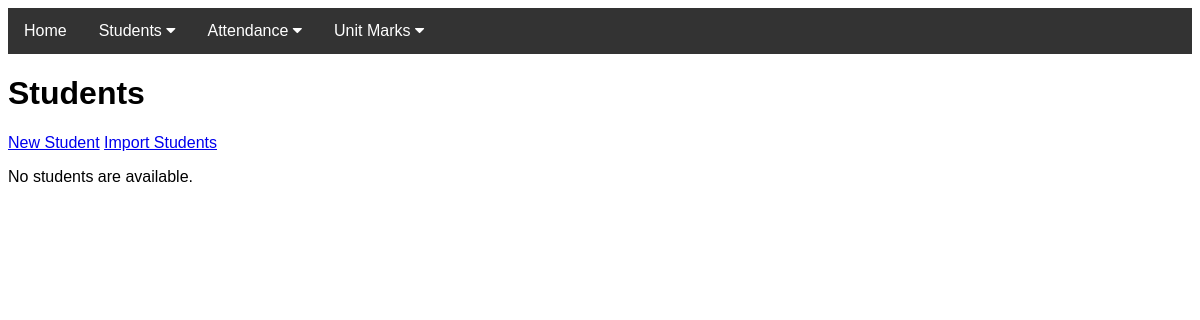
Before: /n/i/ with the older database file.
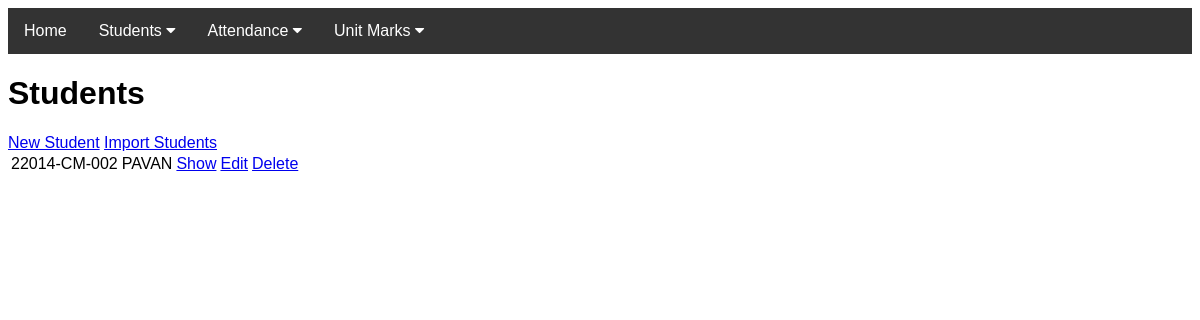
After: the same page with the newer database file.
### mbts/models.py (models this page shows, shortened)
class Students(models.Model):
    pin = models.CharField(max_length=20, primary_key=True)
    sname=models.CharField(max_length=20)
    fname=models.CharField(max_length=20)
    address=models.CharField(max_length=30)
    village=models.CharField(max_length=20)
    mandal=models.CharField(max_length=20)
    dist=models.CharField(max_length=20)
    phno=models.CharField(max_length=12)
    fphno=models.CharField(max_length=12)
    email=models.CharField(max_length=30)
    dob =  models.DateTimeField(default='2020-1-1')
    gender=models.CharField(max_length=1)

### mbts/views/student.py (the view)
# urls.py: path("i/", student.index, name="student_index"),
def index(request):
    sl = Students.objects.all
    context = {"sl": sl}
    return render(request, "students/index.html", context)

### mbts/templates/students/index.html
{% extends "base.html" %}
{% block content %}
<h1>Students</h1>
<a href="{% url 'newst' %}">New Student</a>
<a href="{% url 'student_upload' %}">Import Students</a>
{% if sl %}
    <table>
    {% for s in sl %}
    <tr>
        <td>{{s.pin}}</td>
        <td>{{s.sname}}</td>
        <td><a href="{% url 'student_show' s.pin %}">Show</a></td>
        <td><a href="{% url 'student_edit' s.pin %}">Edit</a></td>
        <td><a href="{% url 'student_delete' s.pin %}">Delete</a></td>
    </tr>
    {% endfor %}
    </table>
{% else %}
    <p>No students are available.</p>
{% endif %}
{% endblock %}

Changed rows visible on the page:
added Students: pin "22014-CM-002", sname "PAVAN"
Other visible differences:
text no longer shown: "No students are available."
